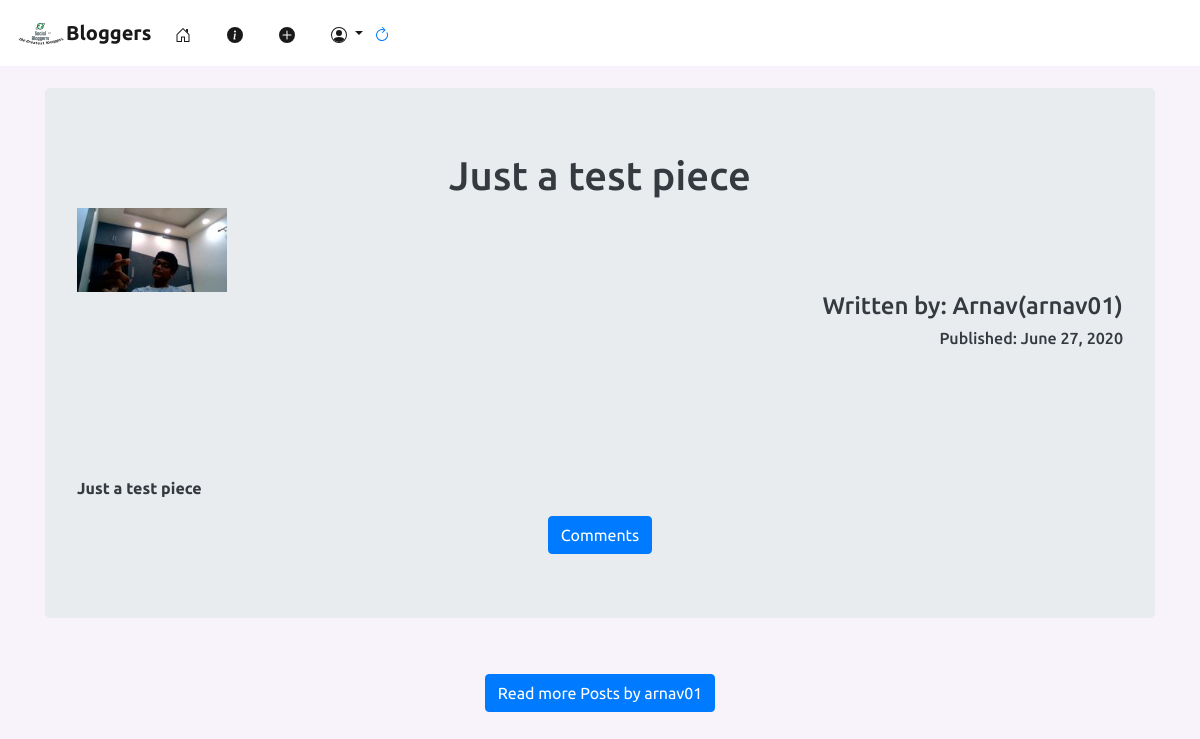
The page /11 (signed in) on the database its author committed.
### blogs/models.py (models this page shows, shortened)
class BlogPost(db.Model):
    __tablename__ = 'blogs'
    users = db.relationship(User)
    reply = db.relationship('Reply' , backref = 'blog_reply' , lazy = 'dynamic')
    blog_image = db.Column(db.String(64), nullable = False, default = 'None.png')
    id = db.Column(db.Integer,primary_key=True)
    user_id = db.Column(db.Integer,db.ForeignKey('users.id'),nullable=False)
    date = db.Column(db.DateTime,nullable = False,default=datetime.now)
    title = db.Column(db.String(140),nullable=False)
    text = db.Column(db.Text,nullable = False)

class User(db.Model,UserMixin):
    __tablename__ = 'users'
    id = db.Column(db.Integer,primary_key = True)
    fname = db.Column(db.String(64))
    profile_image = db.Column(db.String(64), nullable = False, default = 'Site_icon.png')
    email = db.Column(db.String(64),unique = True,index = True)
    username = db.Column(db.String(64),unique = True,index = True)
    password_hash = db.Column(db.String(128))
    reply = db.relationship('Reply' , backref = 'user_reply', lazy = 'dynamic')
    posts = db.relationship('BlogPost', backref = 'author' ,lazy = True)

### blogs/users/views.py (the view)
@users.route("/<username>")
def user_posts(username):
    maxi = 0
    mylist = []
    page = request.args.get('page', 1, type=int)
    user = User.query.filter_by(username=username).first_or_404()
    blog_posts = BlogPost.query.filter_by(author=user).order_by(BlogPost.date.desc()).paginate(page=page,per_page = 5)
    for page_num in blog_posts.iter_pages(left_edge=1, right_edge = 1, left_current=1, right_current=2):
        mylist.append(page_num)
    maxi = max(mylist)
    return render_template('user_blog_post.htm', blog_posts = blog_posts, user = user,maxi = maxi)

### blogs/blogpost/views.py (called while the page is built)
@blogpost.route('/<int:blog_post_id>')
@login_required
def blog_post(blog_post_id):
    blog_post = BlogPost.query.get_or_404(blog_post_id)
    blog_image = url_for('static', filename= blog_post.blog_image)
    return render_template('blog_post.htm', title = blog_post.title,
                            date = blog_post.date, post = blog_post, text = blog_post.text, blog_image = blog_image)

### blogs/models.py (called while the page is built)
@login_manager.user_loader
def load_user(user_id):
    return User.query.get(user_id)

### blogs/templates/blog_post.htm (shortened to what this page needs)
{%extends "base.htm"%}
{%block content%}
  <div class="container">
    <div class="container jumbotron">
      <h1 align = 'center'>{{title}}</h1>
      <a href="{{url_for('static', filename= post.author.profile_image)}}"><img src="{{url_for('static', filename= post.author.profile_image)}}"  width = "150"></a>
      <h4 align ="right">Written by: {{post.author.fname}}({{post.author.username}})</h4>
      <h6 align = "right">Published: {{post.date.strftime('%B %d, %Y')}}</h6><br><br>
      <div align = "center">
        <a href="{{url_for('static', filename= post.blog_image)}}"><img src="{{url_for('static', filename= post.blog_image)}}" alt = "" align = "center"></a><br><br><br>
      </div>
      <p>{{post.text}}</p>
      <div align = "center">
          <a class = "btn btn-primary text-center" href="{{url_for('blogpost.make_reply', blog_post_id = post.id)}}">Comments</a>
      </div>
    </div>
    </div>
    <div class="container" align = "center">
      <br><a href="{{url_for('users.user_posts' , username = post.author.username)}}" class="btn btn-primary">Read more Posts by {{post.author.username}}</a>
    </div>
{%endblock%}

### blogs/static/style.css (style rules this page uses)
body { background-color: #f8f2fa; font-family: 'Pangolin', cursive; font-family: 'Ubuntu', sans-serif; }

### rows shown on the page
BlogPost: title "Just a test piece", date "June 27, 2020", text "Just a test piece"
User: profile_image (picture), author.fname "Arnav", author.username "arnav01"
